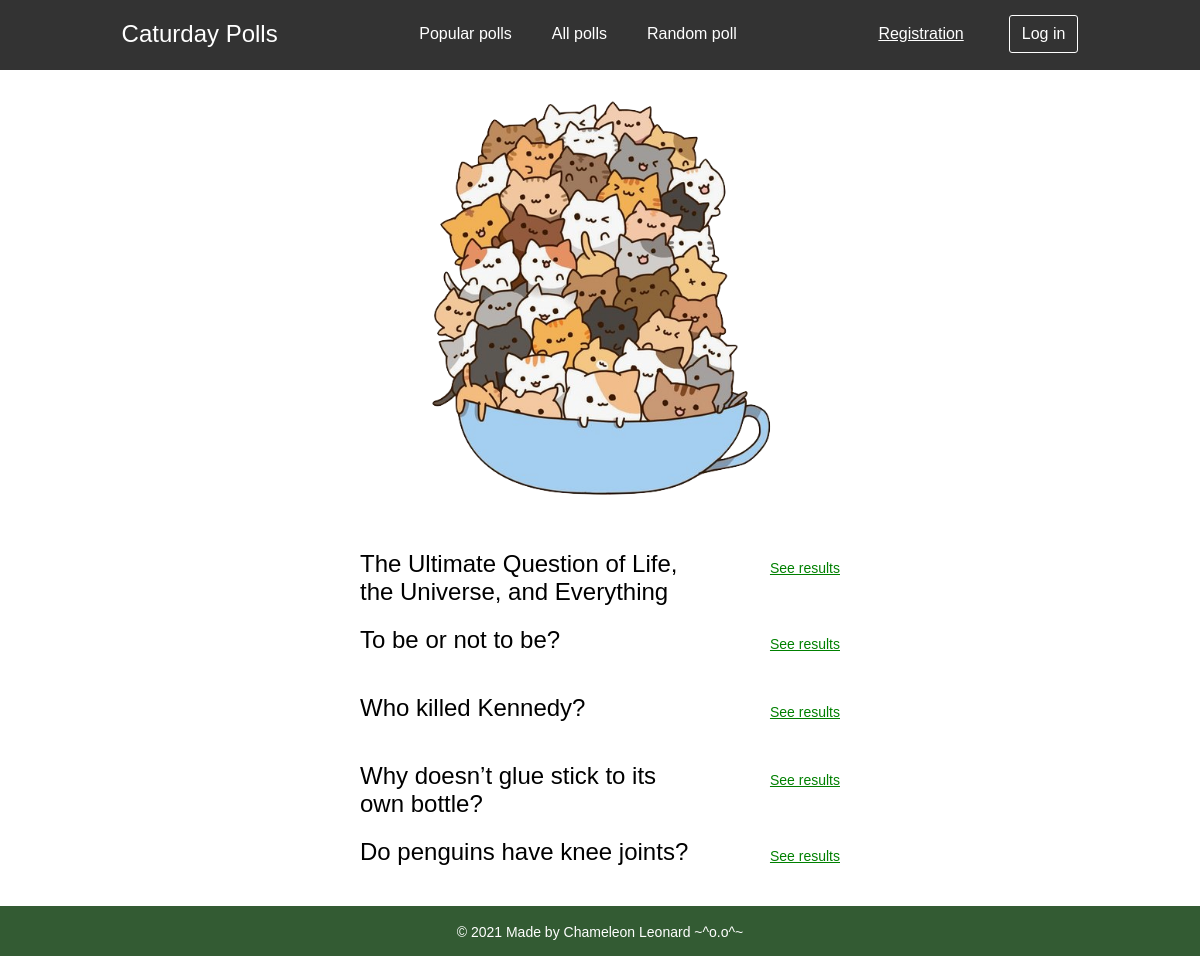
The page /polls/popular/ on the database as committed earlier.
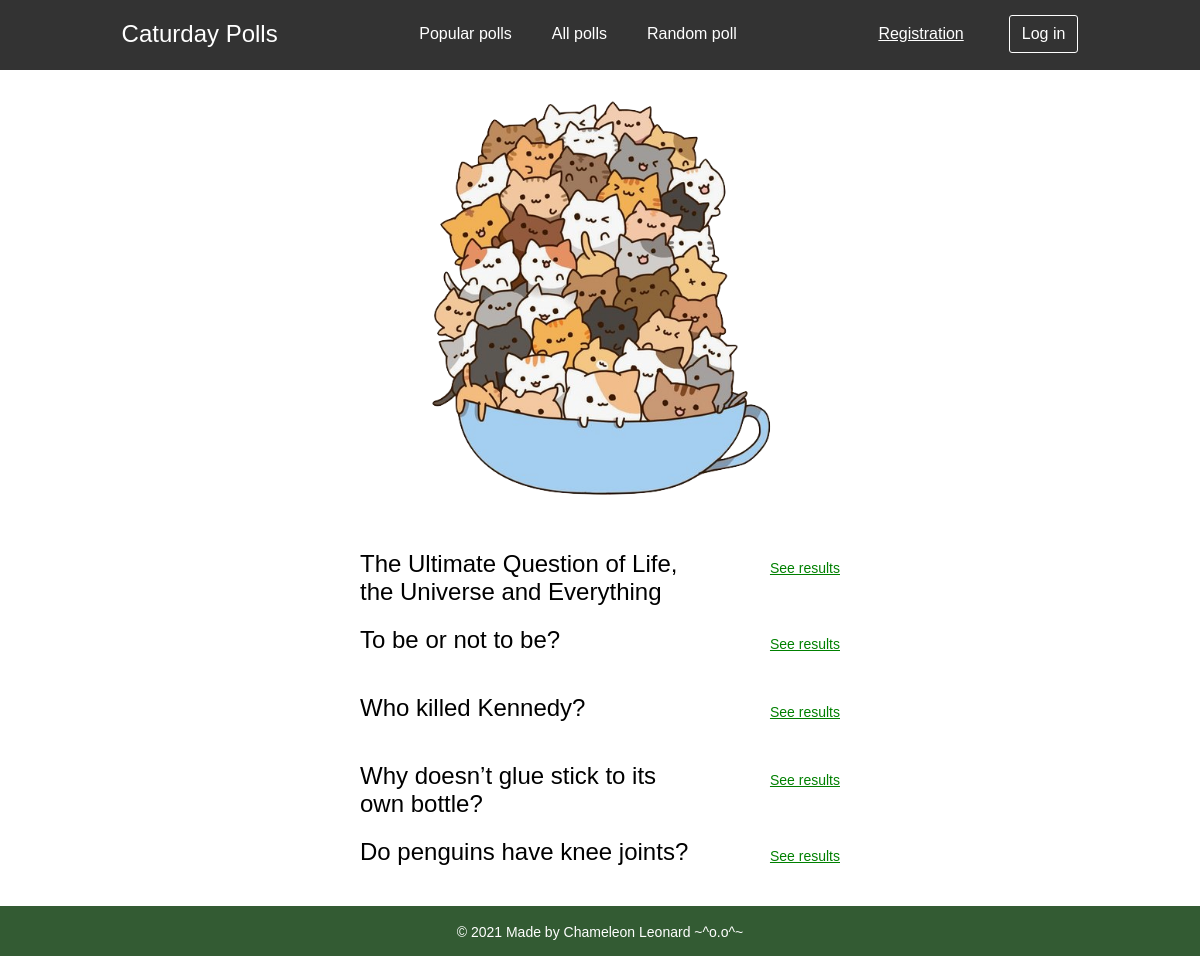
The same page on the database as committed later.
### catpolls/models.py (models this page shows, shortened)
class Catuestion(models.Model):
    catuestion_text = models.CharField(max_length=200)
    publication_date = models.DateTimeField('date published')
    catuestion_image = models.ImageField(upload_to='polls-img/', default='polls-img/img23.jpg')
    def was_published_recently(self):
        now = timezone.now()
        return now - datetime.timedelta(days=1) <= self.publication_date <= now
    was_published_recently.admin_order_field = 'publication_date'
    was_published_recently.boolean = True
    was_published_recently.short_description = 'Published recently?'

### catpolls/views.py (the view)
# urls.py: path('popular/', views.PopularView.as_view(), name='popular'),
class PopularView(generic.ListView):
    template_name = 'catpolls/popular.html'
    context_object_name = 'popular_catuestion_list'
    def get_queryset(self):
        return Catuestion.objects.annotate(
            sum_votes=Sum('cachoice__cavotes')
        ).order_by('-sum_votes')[:5]

### catpolls/templates/catpolls/popular.html
{% extends 'catpolls/index.html' %}
{% load static %}
{% block content %}
    <div class="image">
        <img src="{% static 'catpolls/images/img30.png' %}">
    </div>
    <div class="question-list">
        {% if popular_catuestion_list %}
            <ul>
                {% for catuestion in popular_catuestion_list %}
                    <li><p class="li-block1"><a id="ques" href="{% url 'catpolls:detail' catuestion.id %}">{{ catuestion.catuestion_text }}</a></p>
                        <p class="li-block2"><a id="res" href="{% url 'catpolls:results' catuestion.id %}">See results</a></p></li>
                {% endfor %}
            </ul>
        {% else %}
            <p>No polls are available.</p>
        {% endif %}
    </div>
{% endblock %}

Rows that differ between the two databases and show on the page:
changed Catuestion: catuestion_text "The Ultimate Question of Life, the Universe, and Everything" → "The Ultimate Question of Life, the Universe and Everything"
